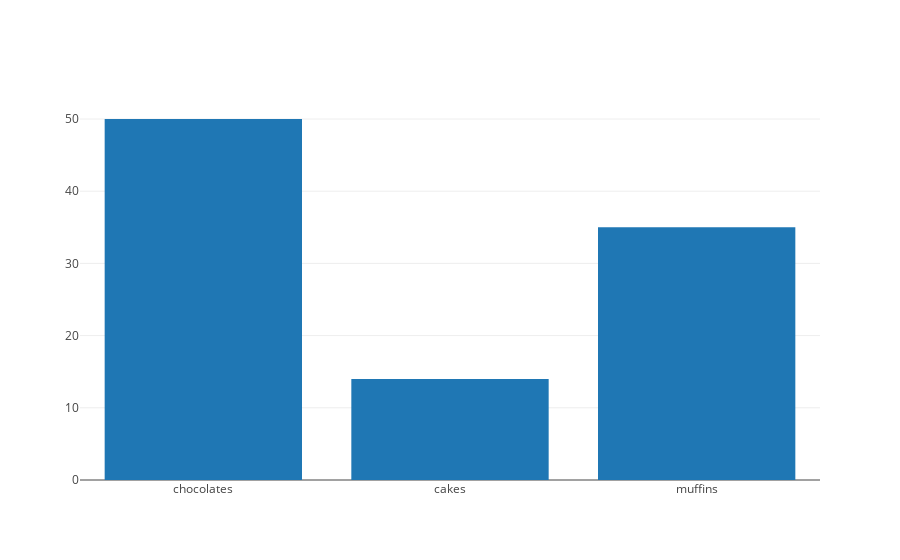

The cell this chart's notebook holds for it:
### Code cell
offline.iplot(data)

### Figure 1 — Plotly figure (JSON) as saved in the notebook; plotly's stock layout.template omitted (floating-point values rounded to 4 significant figures)
{"data": [{"type": "bar", "uid": "1d2b1e49-caaf-45ce-be8c-66d94523c442", "x": ["chocolates", "cakes", "muffins"], "y": [50, 14, 35]}], "layout": {}}
